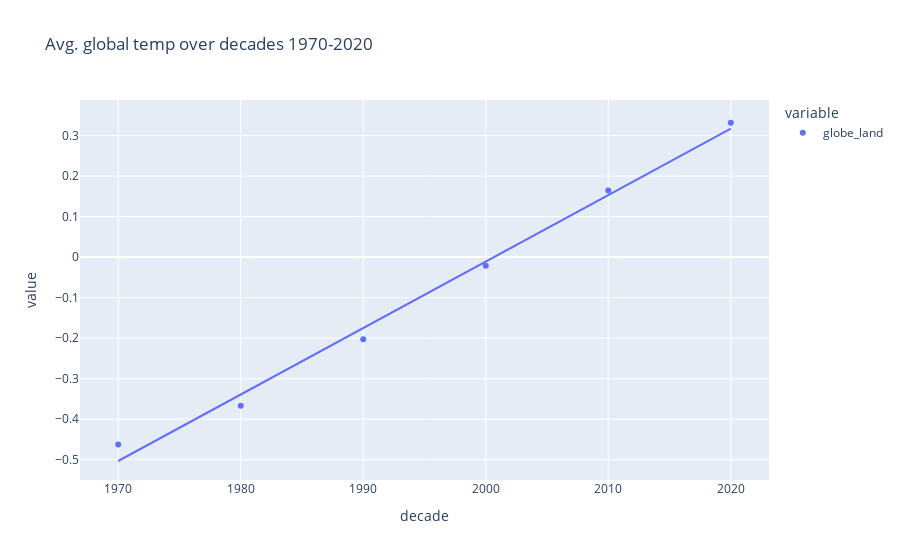

The notebook cell this image was saved under:
### Markdown cell above
#### 6.

### Code cell
decade = (temps['year']//10)*10 # adds a column that goes by decades instead of annually
temps['decade'] = decade
px.scatter(temps.groupby('decade').mean()['globe_land'], 
           trendline = "ols", title = "Avg. global temp over decades 1970-2020")

### Figure 1 — Plotly figure (JSON) as saved in the notebook; plotly's stock layout.template omitted (floating-point values rounded to 4 significant figures)
{"data": [{"hovertemplate": "variable=globe_land<br>decade=%{x}<br>value=%{y}<extra></extra>", "legendgroup": "globe_land", "marker": {"color": "#636efa", "symbol": "circle"}, "mode": "markers", "name": "globe_land", "orientation": "v", "showlegend": true, "type": "scatter", "x": [1970, 1980, 1990, 2000, 2010, 2020], "xaxis": "x", "y": [-0.4623, -0.3669, -0.203, -0.02125, 0.1643, 0.3317], "yaxis": "y"}, {"hovertemplate": "<b>OLS trendline</b><br>value = 0.0164146 * decade + -32.8401<br>R<sup>2</sup>=0.992286<br><br>variable=globe_land<br>decade=%{x}<br>value=%{y} <b>(trend)</b><extra></extra>", "legendgroup": "globe_land", "marker": {"color": "#636efa", "symbol": "circle"}, "mode": "lines", "name": "globe_land", "showlegend": false, "type": "scatter", "x": [1970, 1980, 1990, 2000, 2010, 2020], "xaxis": "x", "y": [-0.5033, -0.3391, -0.175, -0.01085, 0.1533, 0.3174], "yaxis": "y"}], "layout": {"autosize": true, "legend": {"title": {"text": "variable"}, "tracegroupgap": 0}, "title": {"text": "Avg. global temp over decades 1970-2020"}, "xaxis": {"anchor": "y", "autorange": true, "domain": [0, 1], "range": [1967.0, 2023.0], "title": {"text": "decade"}, "type": "linear"}, "yaxis": {"anchor": "x", "autorange": true, "domain": [0, 1], "range": [-0.5504, 0.3919], "title": {"text": "value"}, "type": "linear"}}}
